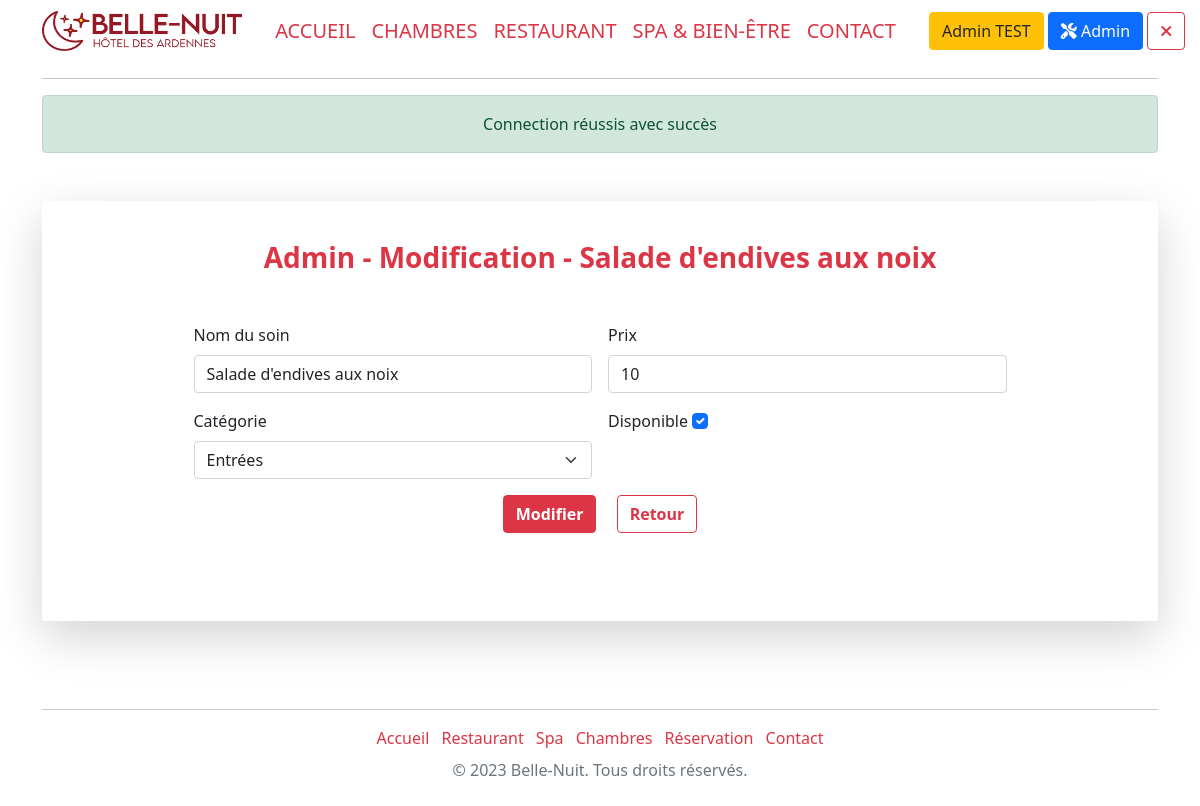
The app's page /adminEditResto&id=1 (signed in) with its own data.
### tables this page shows
CREATE TABLE `restaurant` (
  `product_id` int(11) NOT NULL,
  `product_title` varchar(255) NOT NULL,
  `id_restocategory` int(11) NOT NULL,
  `product_price` float NOT NULL,
  `product_active` tinyint(1) NOT NULL DEFAULT 1
);

CREATE TABLE `category_restaurant` (
  `restocategory_id` int(11) NOT NULL,
  `restocategory_name` varchar(40) NOT NULL
);

### config/Securite.class.php (called while the page is built, shortened)
<?php
class Securite {
    public static function secureHTML($string){
        return htmlentities($string);
    }
}

### models/Model.class.php (called while the page is built, shortened)
<?php
abstract class Model{
    private static $pdo;
    private static function setBdd(){
        self::$pdo = new PDO("mysql:host=localhost;dbname=hotel;charset=utf8", "root", "");
        self::$pdo->setAttribute(PDO::ATTR_ERRMODE, PDO::ERRMODE_WARNING);
    }
    protected function getBdd(){
        return self::$pdo;
    }
}

### models/FrontManager.model.php (called while the page is built, shortened)
<?php
require_once("Model.class.php");
class FrontManager extends Model
{
    public function getCategoryRestaurant(){
        $stmt = $this->getBdd()->prepare('SELECT * FROM category_restaurant');
        $stmt->execute();
        $categoryRestaurantList = $stmt->fetchAll(PDO::FETCH_ASSOC);
        return $categoryRestaurantList;
    }
    public function getRestaurantById($idResto) {
        $stmt = $this->getBdd()->prepare('SELECT r.product_id,r.product_title, r.product_price, r.product_active, c.restocategory_name, r.id_restocategory
                                      FROM restaurant r
                                      INNER JOIN category_restaurant c ON r.id_restocategory = c.restocategory_id
                                      WHERE r.product_id = :idResto');
        $stmt->bindParam(':idResto', $idResto, PDO::PARAM_INT);
        $stmt->execute();
        $getProduct = $stmt->fetch(PDO::FETCH_ASSOC);
        return $getProduct;
    }
}

### views/main/back/adminEditRestaurant.view.php (the view)
<div class="container-fluid shadow-lg p-3 mb-5 mt-5 bg-body rounded mx-auto">
        <div class="text-start ">
            <main class="w-75 mx-auto mt-4 pb-5" style="max-width: 80%;">
                <form method="post">
                    <h1 class="h3 mb-5 fw-normal text-center text-danger fw-bolder">Admin - Modification - <?= $resto['product_title'] ?></h1>
                    <div class="row g-3">
                        <div class="col-sm-6">
                            <label for="name" class="form-label">Nom du soin</label>
                            <input type="text" class="form-control" id="name" value="<?= $resto['product_title'] ?>" name="name" required>
                        </div>
                        <div class="col-sm-6">
                            <label for="price" class="form-label">Prix</label>
                            <input type="number" class="form-control" name="price" id="price" value="<?= $resto['product_price']?>" step="0.01" min="1.00"/>
                        </div>
                        <div class="col-sm-6">
                            <label for="category" class="form-label">Catégorie</label>
                            <select class="form-select" id="category" name="category" required>
                                <?php
                                foreach ($restoCategories as $restoCategory) {
                                    echo '<option value="' . $restoCategory['restocategory_id'] . '"' . (($resto['id_restocategory'] == $restoCategory['restocategory_id']) ? 'selected'  : '') . '>' . $restoCategory['restocategory_name'] . '</option>';
                                }
                                ?>
                            </select>
                        </div>
                        <div class="col-sm-6">
                                <label for="active" class="form-label">Disponible</label>
                                <input class="form-check-input " type="checkbox" value="1" id="active" name="active" <?php echo ($resto['product_active'] == 1) ? 'checked' : '' ?>>
                        </div>
                    </div>
                    <div class="text-center">
                        <button class="mt-3 btn btn-danger mx-auto mb-4 fw-bolder text-center" style="max-width: 80%" type="submit" name="btnEditProduct">Modifier</button>
                        <a class="mt-3 ms-3 btn btn-outline-danger mx-auto mb-4 fw-bolder text-center" style="max-width: 80%" href="adminRestaurant">Retour </a>
                    </div>
                </form>
            </main>
        </div>
    </div>

### records on screen
restaurant: product_title "Salade d'endives aux noix", name "Salade d'endives aux noix", price "10", category "Entrées", product_active "☑"

### other values on screen
$_SESSION["surname"] "Admin"
$_SESSION["name"] "TEST"
$_SESSION['alert']['message'] "Connection réussis avec succès"
